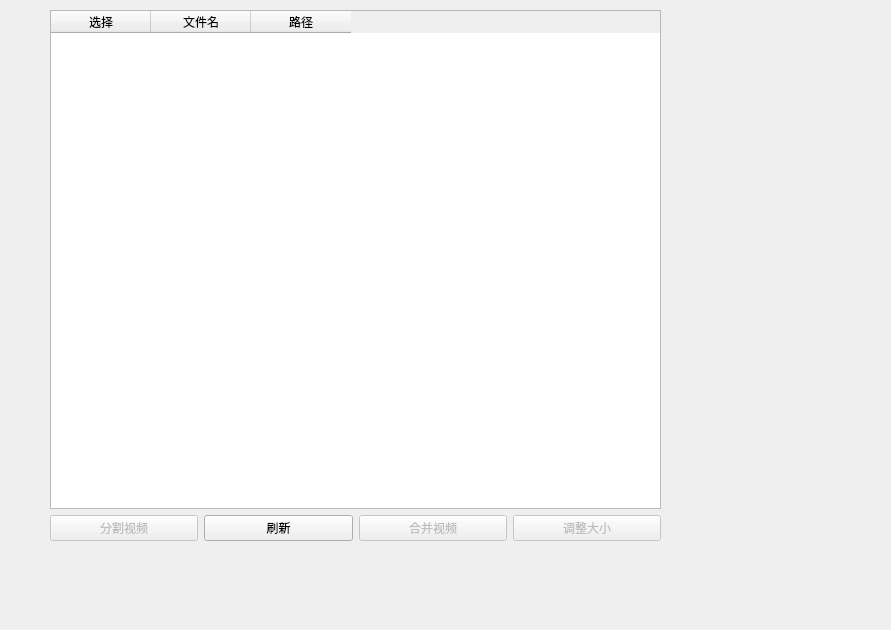
<?xml version="1.0" encoding="UTF-8"?>
<ui version="4.0">
 <class>concat</class>
 <widget class="QWidget" name="concat">
  <property name="geometry">
   <rect>
    <x>0</x>
    <y>0</y>
    <width>891</width>
    <height>630</height>
   </rect>
  </property>
  <property name="windowTitle">
   <string>视频合并/分割/调整大小</string>
  </property>
  <widget class="QWidget" name="">
   <property name="geometry">
    <rect>
     <x>50</x>
     <y>10</y>
     <width>611</width>
     <height>531</height>
    </rect>
   </property>
   <layout class="QVBoxLayout" name="verticalLayout">
    <item>
     <widget class="QTableWidget" name="tableWidget">
      <property name="selectionBehavior">
       <enum>QAbstractItemView::SelectRows</enum>
      </property>
      <column>
       <property name="text">
        <string>选择</string>
       </property>
      </column>
      <column>
       <property name="text">
        <string>文件名</string>
       </property>
      </column>
      <column>
       <property name="text">
        <string>路径</string>
       </property>
      </column>
     </widget>
    </item>
    <item>
     <layout class="QHBoxLayout" name="horizontalLayout">
      <item>
       <widget class="QPushButton" name="btn_Split">
        <property name="enabled">
         <bool>false</bool>
        </property>
        <property name="text">
         <string>分割视频</string>
        </property>
       </widget>
      </item>
      <item>
       <widget class="QPushButton" name="btn_Refresh">
        <property name="text">
         <string>刷新</string>
        </property>
       </widget>
      </item>
      <item>
       <widget class="QPushButton" name="btn_Merge">
        <property name="enabled">
         <bool>false</bool>
        </property>
        <property name="text">
         <string>合并视频</string>
        </property>
       </widget>
      </item>
      <item>
       <widget class="QPushButton" name="btn_Resize">
        <property name="enabled">
         <bool>false</bool>
        </property>
        <property name="text">
         <string>调整大小</string>
        </property>
       </widget>
      </item>
     </layout>
    </item>
   </layout>
  </widget>
 </widget>
 <resources/>
 <connections/>
</ui>
